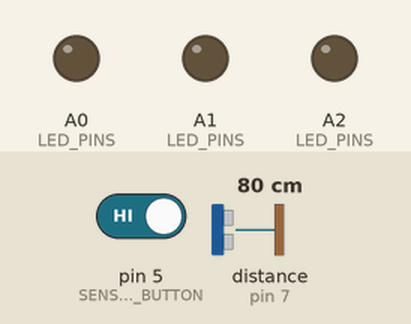
This sketch was run on a simulated Arduino Mega 2560, built with avr-gcc and run on an emulated ATmega2560. Shown: output pins drawn as LEDs (lit = HIGH). Wiring (inferred from the names in the program): ultrasonic range finder: trigger pin 6; echo pin 7. Inputs (shaded band) come from the test bench; at power-on: distance to the obstacle (sensor on pin 7) 80 cm, pin 5 (SENSOR_SONAR_BUTTON) HIGH. The echo pulse lasts 58.3 µs per cm; pins used as bus, display or sensor lines are not drawn.

Above: at 1.2 s.
1.3 s: distance to the obstacle (sensor on pin 7) set to 28 cm
2.8 s: distance to the obstacle (sensor on pin 7) set to 22 cm
At 3.1 s:
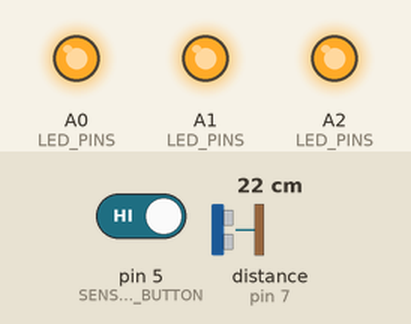
Timing chart, 0 to 5.8 s (numbered marks = the images above; inputs shaded):
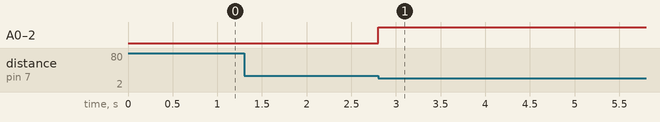

Measured:
- the behaviour switches between 26 and 25 cm on distance to the obstacle (sensor on pin 7) (found by bisection; images 0 and 1)
- after the input at 1.3 s, every drawn part: stays the same
- after the input at 2.8 s, A0 (LED_PINS), A1 (LED_PINS), A2 (LED_PINS): LOW → HIGH at once

The sketch:

Sensli.ino
```cpp
// Include required libraries
#include <math.h>
#include <VirtualWire.h>
#include <EEPROM.h>

// Controller information
const boolean TRANSMITTER = false;
const boolean RECEIVER    = true;
const boolean WIRELESS    = false;
const int SENSOR          = 1;

// Sensor information
const int SENSOR_SONAR = 1;
const int SENSOR_PIR   = 2;

// States
boolean TRIGGER_STATE = false;
boolean LED_STATE     = false;

// Data Information
int DATA;
unsigned long DATA_TIMESTAMP;
int EEPROM_ADDRESS = 0;

// User-defined settings
int STUTTER      = 3000;
int LED_COLOR[3] = { 255, 255, 255 }; // Bright White
//int LED_COLOR[3] = { 170, 50, 0 }; // Warm White
int LED_PINS[3]  = { A0, A1, A2 };

/*
 * Setup function, runs once at Arduino start
 */
void setup()
{
  // Open serial communications
  Serial.begin(9600);

  // Check if controller is wireless-enabled
  if (WIRELESS)
  {
    // Set up RF communications
    RadioFrequencySetup();
  }

  // Check if controller is receiver
  if (RECEIVER)
  {
    // Set up LEDs
    LedSetup(LED_PINS);
    LedSetColor(LED_COLOR);
  }

  // Check if we have a sensor on-board
  if (!WIRELESS || TRANSMITTER)
  {
    // Determine the sensor
    switch(SENSOR)
    {
      case 1:
        // Set up the Sonar sensor
        SensorSonarSetup();
        break;
      case 2:
        break;
    }
  }
}

/*
 * Loop function, runs indefinitely after Arduino start and setup
 */
void loop()
{
  // Check if the sensor is on-board
  if (TRANSMITTER || (!WIRELESS && RECEIVER))
  {
    switch(SENSOR)
    {
      case SENSOR_SONAR:
          // Listen for the button to set sonar threshold
          SensorSonarButtonListener();

          // Read the state of the sonar sensor
          DATA = SensorSonarState();

          // Output data for debugging
          // Serial.println(DATA);
        break;
    }

    // Check if we have data
    if (DATA != 0)
    {
      // Check if controller is transmitter
      if (TRANSMITTER)
      {
        // Send data over RF
        RadioFrequencyWrite(DATA);

        // Output data for debugging
        // Serial.println(DATA);

        // Delay to purposefully miss data immediately after trigger
        delay(STUTTER);

        // Exit, done transmitting data
        return;
      }
    }
  }

  // Check if controller is receiver
  if (RECEIVER)
  {
    // Check if controller is wireless-enabled
    if (WIRELESS)
    {
      // Read RF communication data
      DATA = RadioFrequencyRead();

      // Check if we have data
      if (DATA == 0)
      {
        return;
      }

      // Remove identifiers from data
      DATA = DATA % 100;

      // Get timestamp of data retrieval
      unsigned long timestamp = millis();

      // Check if data was retrieved too soon after last data retrieval
      if ((timestamp - DATA_TIMESTAMP) > STUTTER)
      {
        // Output data for debugging
        // Serial.println(DATA);

        // Save timestamp of data retrieval
        DATA_TIMESTAMP = timestamp;
      } else {
        // Exit, data was retrieved too soon after last retrieval
        return;
      }
    }

    // Check if sensor has been triggered
    if (DATA == 1)
    {
      // Check if LEDs are on or off
      if (!LED_STATE)
      {
        // Turn LEDs on
        LedOn(LED_PINS);
      } else {
        // Turn LEDs off
        LedOff(LED_PINS);
      }

      // Delay to purposefully miss data immediately after trigger
      delay(STUTTER);
    }
  }
}
```

Led.ino
```cpp
// Color values for each RGB channel
int RED   = 255;
int GREEN = 255;
int BLUE  = 255;

/*
 * Setup LEDs
 */
void LedSetup(int* pins)
{
  // Loop through all LEDs
  for (int i = 0; i < 3; i++)
  {
    // Setup each pin for output
    pinMode(pins[i], OUTPUT);
  }
}

/*
 * Save the color for the LEDs
 */
void LedSetColor(int* color)
{
  RED   = color[0];
  GREEN = color[1];
  BLUE  = color[2];
}

/*
 * Turn the LEDs on
 */
void LedOn(int* pins)
{
  // Save state
  LED_STATE = true;

  // Write to each LED pin
  analogWrite(pins[0], RED);
  analogWrite(pins[1], GREEN);
  analogWrite(pins[2], BLUE);
}

/*
 * Turn the LEDs off
 */
void LedOff(int* pins)
{
  // Save state
  LED_STATE = false;

  // Write to each LED pin
  analogWrite(pins[0], 1);
  analogWrite(pins[1], 1);
  analogWrite(pins[2], 1);
}
```

RadioFrequency.ino
```cpp
// RF information
int RF_CHANNEL = 5;
int RF_PINS[2] = { 3, 50 };

/*
 * Setup RF communications
 */
void RadioFrequencySetup()
{
  // Set the data rate
  vw_setup(2000);

  // Check if controller is transmitter
  if (TRANSMITTER)
  {
    // Set TX pin
    vw_set_tx_pin(RF_PINS[0]);
  } else if (RECEIVER) {
    // Set RX pin
    vw_set_rx_pin(RF_PINS[1]);

    // Start RF communication receiver
    vw_rx_start();
  }
}

/*
 * Read data from RF communications
 */
int RadioFrequencyRead()
{
  char message[4];
  int data;
  uint8_t buffer[VW_MAX_MESSAGE_LEN];
  uint8_t bufferLength = VW_MAX_MESSAGE_LEN;

  // Loop through RF messages
  if (vw_get_message(buffer, &bufferLength))
  {
    int i;

    // Save each byte to message
    for (i = 0; i < bufferLength; i++)
    {
      message[i] = char(buffer[i]);
    }

    message[bufferLength] = '\0';

    // Convert bytes to integers
    data = atoi(message);

    // Ensure we're on the correct RF channel
    if ((data / 1000) == RF_CHANNEL)
    {
      // Remove channel identifier from data
      return data % 1000;
    }
  } else {
    // Exit
    return 0;
  }
}

/*
 * Send data over RF
 */
void RadioFrequencyWrite(int data)
{
  char message[4];
  int count = 5;
  int i     = 0;

  // Add RF channel to data
  data = data + (RF_CHANNEL * 1000);

  // Convert integers to bytes
  itoa(data, message, 10);

  // Loop through each byte of message
  while (i < count)
  {
    // Send byte
    vw_send((uint8_t *)message, strlen(message));

    // Wait until transmission is complete
    vw_wait_tx();

    i++;

    delay(200);
  }
}
```

SensorPir.ino
```cpp
/*
 * Setup PIR sensor
 */
void SensorPirInit()
{

}
```

SensorSonar.ino
```cpp
// Sonar information
int SENSOR_SONAR_PINS[2] = { 6, 7 };
int SENSOR_SONAR_BUTTON  = 5;
int SENSOR_SONAR_THRESHOLD = 10;
int SENSOR_SONAR_CAN_TRIGGER = true;

/*
 * Setup sonar sensor
 */
int SensorSonarSetup()
{
  // Set each pin for output or input
  pinMode(SENSOR_SONAR_PINS[0], OUTPUT);
  pinMode(SENSOR_SONAR_PINS[1], INPUT);
  pinMode(SENSOR_SONAR_BUTTON, INPUT);

  // Set the button pin to HIGH
  digitalWrite(SENSOR_SONAR_BUTTON, HIGH);

  // Read the previous threshold from EEPROM
  byte eeprom_data = EEPROM.read(EEPROM_ADDRESS + (SENSOR_SONAR * 100));

  if (eeprom_data > 7)
  {
    //SENSOR_SONAR_THRESHOLD = eeprom_data;
  }
}

/*
 * Listen for the button that sets the sonar threshold
 */
void SensorSonarButtonListener()
{
  // Read state of button
  int state = digitalRead(SENSOR_SONAR_BUTTON);

  // Check if button is pressed
  if (state == LOW)
  {
    // Read the distance from the sonar sensor
    int distance = SensorSonarRead();

    // Ensure that the distance is far enough away
    if (distance <= 7)
    {
      // Exit, if value is too small
      return;
    }

    // Set the sonar threshold
    SENSOR_SONAR_THRESHOLD = distance - 2;

    // Read the previous threshold from EEPROM
    byte eeprom_data = EEPROM.read(EEPROM_ADDRESS + (SENSOR_SONAR * 100));

    // Check if new threshold is different from saved threshold
    if (SENSOR_SONAR_THRESHOLD != eeprom_data)
    {
      // Write new threshold if it's a different value
      EEPROM.write(EEPROM_ADDRESS + (SENSOR_SONAR * 100), SENSOR_SONAR_THRESHOLD);
    }
  }
}

/*
 * Read the distance from the sonar sensor
 */
int SensorSonarRead()
{
  long duration, inches;

  // Send a LOW to clear the sensor readings
  digitalWrite(SENSOR_SONAR_PINS[0], LOW);
  delayMicroseconds(2);

  // Send a 10uS HIGH pulse
  digitalWrite(SENSOR_SONAR_PINS[0], HIGH);
  delayMicroseconds(10);

  // Send a LOW to stop sending the pulse
  digitalWrite(SENSOR_SONAR_PINS[0], LOW);

  // Determine how long the pulse takes to return
  duration = pulseIn(SENSOR_SONAR_PINS[1], HIGH);

  // Convert the pulse time to a distance (inches)
  inches = SensorSonarConvert(duration) % 100;

  return (int) inches;
}

/*
 * Converts a pulse time to a distance (inches)
 */
long SensorSonarConvert(long duration)
{
  return round(duration / 74 / 2);
}

/*
 * Determines if the sensor should trigger the LEDs
 */
int SensorSonarState()
{
  // Read data from the sonar sensor
  int data = SensorSonarRead();

  // Check if distance is inside the threshold
  if (data < SENSOR_SONAR_THRESHOLD)
  {
    // Check if the sensor can be triggered
    if (SENSOR_SONAR_CAN_TRIGGER)
    {
      // Block further triggering
      // This is to account for an object staying in front of the sensor after trigger
      SENSOR_SONAR_CAN_TRIGGER = false;

      // Exit, trigger
      return 1;
    } else {
      // Exit, no trigger
      return 0;
    }
  } else {
    // Set trigger as available
    // This ensures that the object has moved beyong the trigger area
    SENSOR_SONAR_CAN_TRIGGER = true;

    // Exit, not within threshold
    return 0;
  }
}
```
